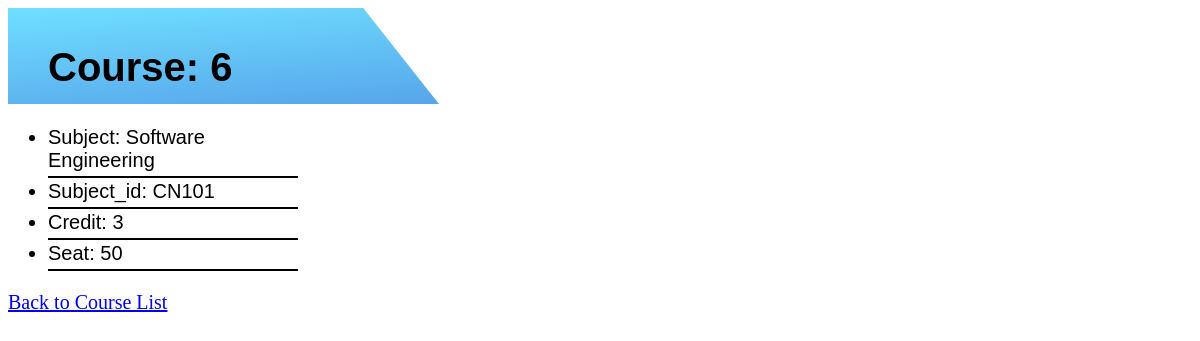
The app's page /Course_reg/6 with its own data.
### Course_reg/models.py (models this page shows, shortened)
class Course(models.Model):
    subject = models.CharField(max_length=50)
    subject_id = models.CharField(max_length=50)
    credit = models.IntegerField()
    seat = models.IntegerField()
    users = models.ManyToManyField('auth.User', null=True, blank=True)

### Course_reg/views.py (the view)
# urls.py: path('<int:Course_id>', views.course, name='Course'),
def course(request, Course_id):
    course = Course.objects.get(id=Course_id)
    return render(request, 'Courses/course.html', {
        'Courses': course
    })

### Course_reg/templates/Courses/course.html (shortened to what this page needs)
{% extends 'Courses/layout.html' %}
{% block body %}
<div class = "header gillfont">
    <h1 class = "headerpos">Course: {{ Courses.id }}</h1>
</div>
<div class = "gillfont">
    <ul>
        <li class = "borderbottom" , style = "width : 250px">Subject: {{ Courses.subject }}</li>
        <li class = "borderbottom" , style = "width : 250px">Subject_id: {{ Courses.subject_id }}</li>
        <li class = "borderbottom" , style = "width : 250px">Credit: {{ Courses.credit }}</li>
        <li class = "borderbottom" , style = "width : 250px">Seat: {{ Courses.seat }}</li>
    </ul>
</div>
<a href="{% url 'index' %}", style = "font-size : 20px">Back to Course List</a>
{% endblock body %}

### Course_reg/templates/Courses/course.html (style rules this page uses)
.header { height: 12vh; background-image: linear-gradient(to right bottom, rgba(76, 216, 255, 0.8), rgba(30, 108, 217, 0.8)), url("images/sky_1.jpg"); background-size: cover; background-position: top; position: relative; text-align: center; clip-path: polygon(0 0, 30% 0, 70% 75vh, 0 100%); }
.headerpos { top: 10px; left: 40px; position: absolute; }
.borderbottom { padding-top: 2px; padding-bottom: 4px; border-bottom: 2px solid black; }
.gillfont { font-size : 20px; font-family: 'Trebuchet MS', sans-serif; }

### records on screen
Course: id "6", subject "Software Engineering", subject_id "CN101", credit "3", seat "50"
